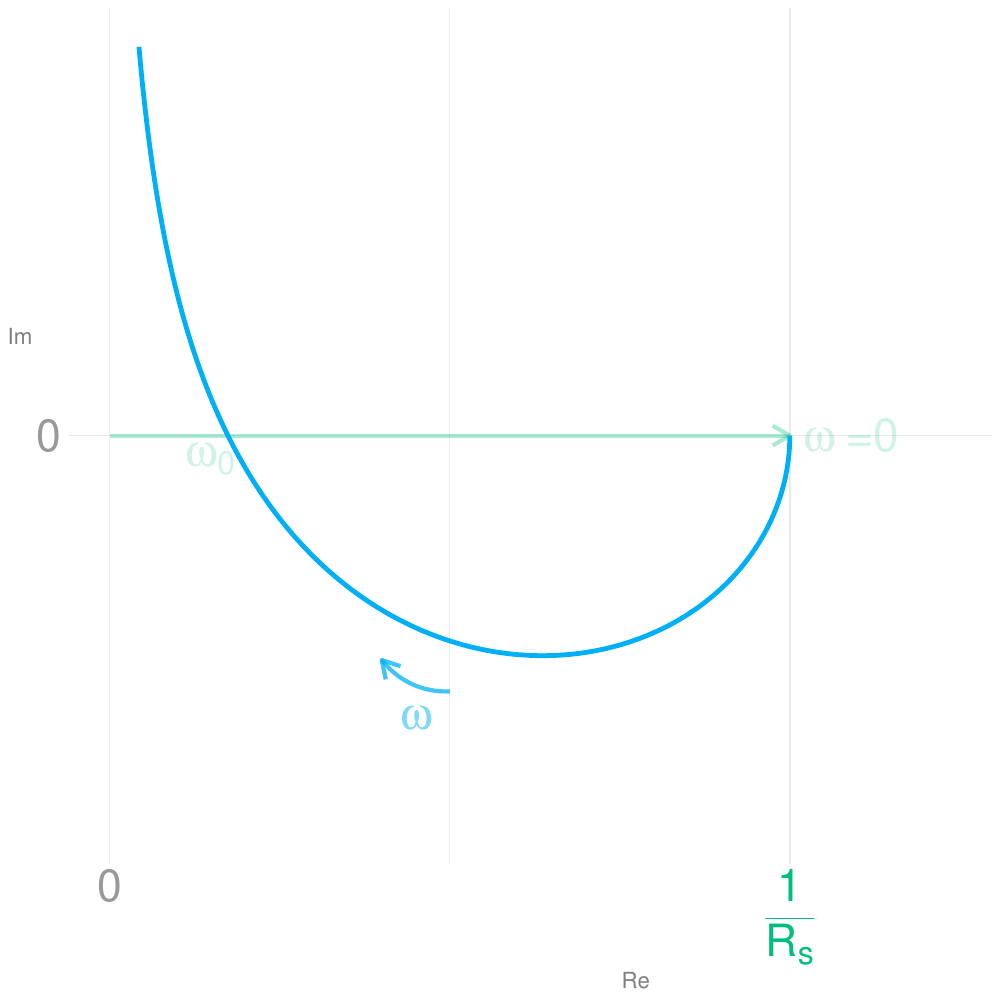

Write the R code that produced this figure.
#Komplexe Zeiger von R, L, C

library(ggplot2)
library(ggforce)

options(scipen=10000)

output_width  <- 10
output_height <- output_width


ylabel <- "Im"
xlabel <- "Re"




angleDisplayX <- 0.1618

Rcolor        <- "#00BF7D2F"
RcolorNoAlpha <- "#00BF7D"
Lcolor        <- "#F8766D2F"
LcolorNoAlpha <- "#F8766D"
Tcolor        <- "#00B0F6"
AngleColor    <- "#FF67A4"
DirectionColor<- "#00B0F67F"

pdf("2_4_OK.pdf", width = output_width, height = output_height)


ylimit <- 0.006180339887498948
xlimit <- ylimit*2

R <- 100
L <- 1.3
C <- 22.6 * 10^(-6)

Rpos <- 1/R

dirposx <- Rpos/2
dirposy <- -Rpos/2 * 0.6180339887498948 * 1.3155617496424828
#
offset  <- 0.0005
dirposx2<- dirposx - offset*2
dirposy2<- dirposy + offset



re_part <- function(w) {

  R/(R^2 + w^2 * L^2)

}

im_part <- function(w) {

  -w*L/(R^2+w^2*L^2)+w*C

}

numberOfPoints <- 20000


rePoints <- c()
imPoints <- c()

for (i in 0:numberOfPoints) {

  rePoints <- c(rePoints, re_part(i))
  imPoints <- c(imPoints, im_part(i))

}

points <- data.frame(x = rePoints, y=imPoints)

####################################################################

p9 <- ggplot(data.frame(x=c(0, 2),y=c(0,2)), aes(x,y)) +

        theme_minimal() + # maybe theme_bw()

        theme(axis.title.y = element_text(angle = 0, vjust = 0.6180339887498948, size=16.18, color="#0000007F"), axis.text.y = element_text(size = 32.36, color = c("grey60", LcolorNoAlpha))) + # rotate axis title
        theme(axis.title.x = element_text(angle = 0, hjust = 0.6180339887498948, size=16.18, color="#0000007F"), axis.text.x = element_text(size = 32.36, color = c("grey60", RcolorNoAlpha))) +

        xlab(xlabel)  +
        ylab(ylabel)  +

        scale_y_continuous(limits=c(-ylimit, ylimit),  breaks = c(0,1), labels=c( 0,"" ) ) +
        scale_x_continuous(limits=c(0, xlimit),  breaks = c(0,Rpos), labels=c(0, bquote(over(1,"R"["s"]))) )+

        geom_segment( aes(x = 0, y = 0, xend = Rpos, yend = 0 ), color=Rcolor,   linetype="solid", arrow = arrow(length = unit(0.5, "cm")), size = 1.3819660112501051)+

        #direction arrow
        geom_curve( aes(x = dirposx, y = dirposy, xend = dirposx2, yend = dirposy2),
             curvature = -0.25, angle = 90, color = DirectionColor, size=1.3819660112501051, arrow = arrow(length = unit(0.5, "cm")))+

        annotate(geom="text", x=Rpos + Rpos*0.09016994374947421, y=0, label=expression(omega~"=0"), color=Rcolor, size=11.459)+
        annotate(geom="text", x=re_part(1/(sqrt(L*C))), y=-0.000381, label=expression(omega[0]), color=Rcolor, size=11.459)+

        geom_path(data=points, color=Tcolor, size=1.6180339887498948) +

        annotate(geom="text", x=Rpos/2-offset, y=-Rpos/2 + offset, label=expression(omega), color=DirectionColor, size=11.459)


p9
